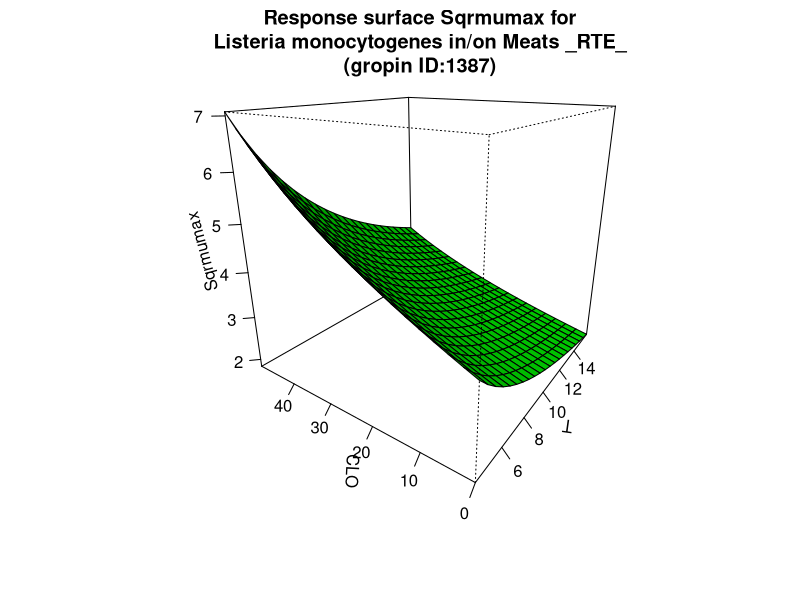

Recreate this plot in R.
#############################
# start of Parameter script
#############################
T <- seq(4.004,15.984015984016,length.out=21)
CLO <- seq(0,49.95004995005,length.out=21)
#############################
# end of Parameter script
#############################
############################# 
# start of Model script Gropin ID 1387 
#############################
 
# constant coefficients for this model
 
variables <- data.frame(T,CLO)
argumentsPar <- expand.grid(variables)
 
# heart of the model
response_surface <- function(T,CLO) {
   mumax <-((48.5183/(T-(-1)))^0.5753)*(((100+CLO)/(100-CLO))^0.5913)

return(mumax=mumax)
} 

# output parameters
responseSurface <- cbind(argumentsPar,response_surface(argumentsPar['T'],argumentsPar['CLO']))
colnames(responseSurface) <- c(colnames(argumentsPar),'Sqrmumax')
#############################
# End of Model script
#############################
############################# 
# start of Visualisation script Gropin ID 1387 
#############################
persp(T,CLO,matrix(unlist(responseSurface$'Sqrmumax'),nrow=21),col = 'green',xlab='T',ylab='CLO',zlab='Sqrmumax',main='Response surface Sqrmumax for
Listeria monocytogenes in/on Meats _RTE_
(gropin ID:1387)',theta=305,phi=20,shade=0.25,ticktype = 'detailed')
#############################
# End of Visualisation script
#############################
